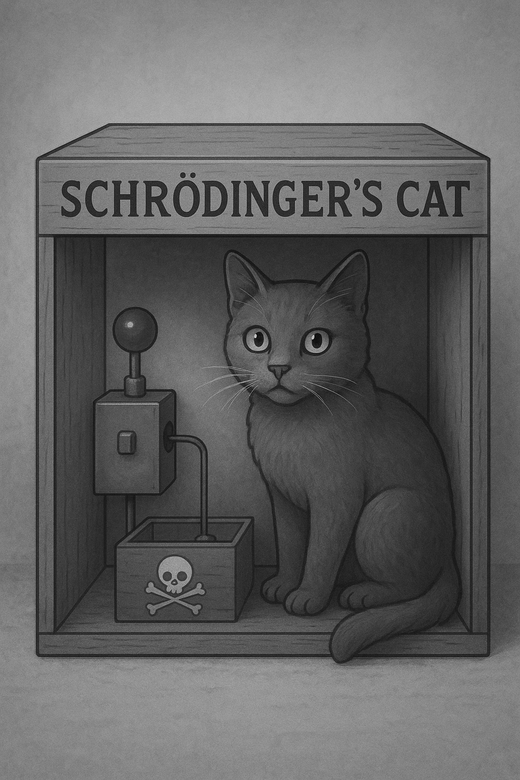
#> input picture assets/images/cat-alive.png, 520 x 780 px; its folder holds 4 pictures in this run
$ python make-patch-location-figure.py
#> lines starting #> are read from the running program, lines starting #| are printed output that depends on the picture
#!/usr/bin/env python3
"""Mark, on both full photographs, the block that becomes A_0 and D_0.

The Superposition and Recognition sections crop the same little rectangle out
of each picture -- the corner of the box holding the alive cat's left eye --
and block-average it down to an 8 x 6 matrix.  This script redraws the two
whole photographs with that rectangle outlined, so the reader can see where
the numbers came from.

The crop box and the block-snapping rule are taken verbatim from
make-superposition-figures.py, so the outline is the exact region averaged,
not an approximation of it.

Usage:
    python3 scripts/make-patch-location-figure.py [--crop L T R B] [--scale 2]
"""

import argparse
from pathlib import Path

import numpy as np
from PIL import Image, ImageDraw, ImageFont

ROOT = Path(__file__).resolve().parent.parent
OUTDIR = ROOT / "assets" / "images"

# Kept in step with make-superposition-figures.py.
PATCH_ROWS = 8
PATCH_COLS = 6
DEFAULT_CROP = (0.4442, 0.3808, 0.5596, 0.4833)

OUTLINE = (220, 40, 40)     # the marking colour
HALO = (255, 255, 255)      # a light ring, so the box reads over dark pixels

# The label is painted into the picture, so its size has to be chosen in the
# picture's own pixels and then shrinks with the picture when the page lays it
# out.  Both numbers below were measured on the built page (viewport 1280 and
# wider): the body text computes to 16px, and one panel of the side-by-side
# figure renders the 520-pixel-wide photograph at 299.2px.  Painting the label
# at cols / PANEL_WIDTH times the body size therefore lands it, on screen, at
# the same size as the surrounding prose.
BODY_FONT_PX = 16.0         # computed font-size of the book's body text
PANEL_WIDTH = 299.2         # on-page width of one panel of the figure


def patch_box(rows: int, cols: int, crop) -> tuple[int, int, int, int]:
    """The pixel rectangle (c0, r0, c1, r1) that block_average actually reads."""
    left, top, right, bottom = crop
    r0, c0 = round(top * rows), round(left * cols)
    block = min(round((bottom - top) * rows) // PATCH_ROWS,
                round((right - left) * cols) // PATCH_COLS)
    return c0, r0, c0 + PATCH_COLS * block, r0 + PATCH_ROWS * block, block


def annotate(name: str, label: str, crop, scale: int) -> None:
#> called with name = 'cat-alive', label = 'A₀', crop = (0.444, 0.381, 0.56, 0.483), scale = 1
    source = OUTDIR / f"{name}.png"
    gray = Image.open(source).convert("L")
#> gray is the input picture: PIL image 520x780 L; min 2, max 214, mean 99.6
    cols, rows = gray.size
#> cols = 520; rows = 780
    c0, r0, c1, r1, block = patch_box(rows, cols, crop)
#> c0 = 231; r0 = 297; c1 = 291; r1 = 377; block = 10

    big = gray.convert("RGB").resize((cols * scale, rows * scale), Image.LANCZOS)
    draw = ImageDraw.Draw(big)
    box = (c0 * scale, r0 * scale, c1 * scale - 1, r1 * scale - 1)
#> box = (231, 297, 290, 376)

    pad = 2 * scale
    haloed = (box[0] - pad, box[1] - pad, box[2] + pad, box[3] + pad)
#> haloed = (229, 295, 292, 378)
    draw.rectangle(haloed, outline=HALO, width=max(2, scale))
    draw.rectangle(box, outline=OUTLINE, width=max(2, 2 * scale))

    # The grid of blocks: each cell of the outlined box averages to one entry.
    # Drawn faintly, on a transparent layer, so the eye stays visible under it.
    grid = Image.new("RGBA", big.size, (0, 0, 0, 0))
#> grid: PIL image 520x780 RGBA; every value is 0
    gdraw = ImageDraw.Draw(grid)
    faint = OUTLINE + (150,)
    for k in range(1, PATCH_COLS):
        x = (c0 + k * block) * scale
        gdraw.line([(x, box[1]), (x, box[3])], fill=faint, width=1)
    for k in range(1, PATCH_ROWS):
        y = (r0 + k * block) * scale
        gdraw.line([(box[0], y), (box[2], y)], fill=faint, width=1)
    big = Image.alpha_composite(big.convert("RGBA"), grid).convert("RGB")
    draw = ImageDraw.Draw(big)

    size = round(BODY_FONT_PX * cols / PANEL_WIDTH) * scale
    try:
        font = ImageFont.truetype(
            "/usr/share/fonts/truetype/dejavu/DejaVuSans-Bold.ttf", size)
    except OSError:
        font = ImageFont.load_default()
    tx, ty = box[2] + 4 * scale, box[1] - 2 * scale
    draw.text((tx, ty), label, fill=OUTLINE, font=font, anchor="ls",
              stroke_width=max(2, round(size / 12)), stroke_fill=HALO)

    # The picture is grayscale everywhere but the marking, so an adaptive
    # 256-colour palette is lossless to the eye and a fifth of the file size.
    out = OUTDIR / f"{name}-patch.png"
    big.quantize(colors=256, method=Image.MEDIANCUT, dither=Image.NONE).save(
        out, optimize=True)
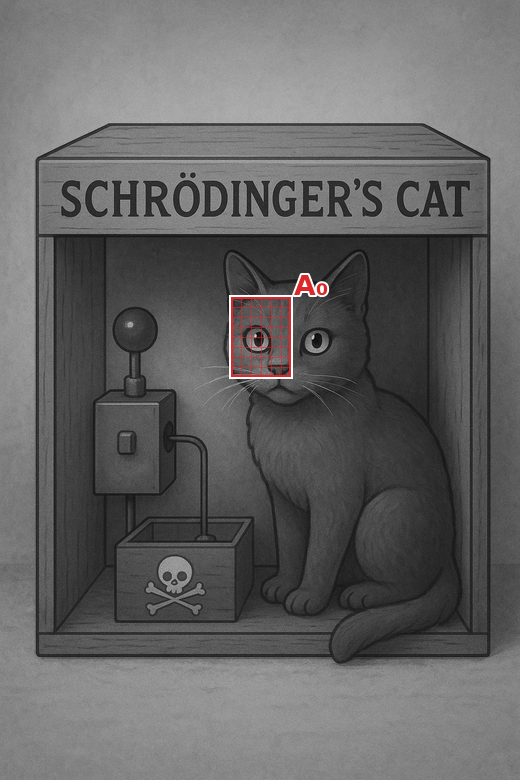
#> saved as cat-alive-patch.png: PIL image 520x780 P; mean R, G, B 100.4, 99.8, 99.8
    print(f"  wrote {out.relative_to(ROOT)}  box cols {c0}-{c1}, rows {r0}-{r1}"
          f"  ({block}x{block} pixels per entry)")
#|   wrote assets/images/cat-alive-patch.png  box cols 231-291, rows 297-377  (10x10 pixels per entry)


def main() -> None:
    parser = argparse.ArgumentParser()
    parser.add_argument("--crop", nargs=4, type=float, metavar=("L", "T", "R", "B"),
                        default=DEFAULT_CROP)
    parser.add_argument("--scale", type=int, default=1,
                        help="magnification of the redrawn photograph; 1 keeps the "
                             "figure at the same resolution as the unmarked ones")
    args = parser.parse_args()

    annotate("cat-alive", "A₀", args.crop, args.scale)
    annotate("cat-dead", "D₀", args.crop, args.scale)


if __name__ == "__main__":
#> (the run stopped early here; a loop or call above may not have finished)
